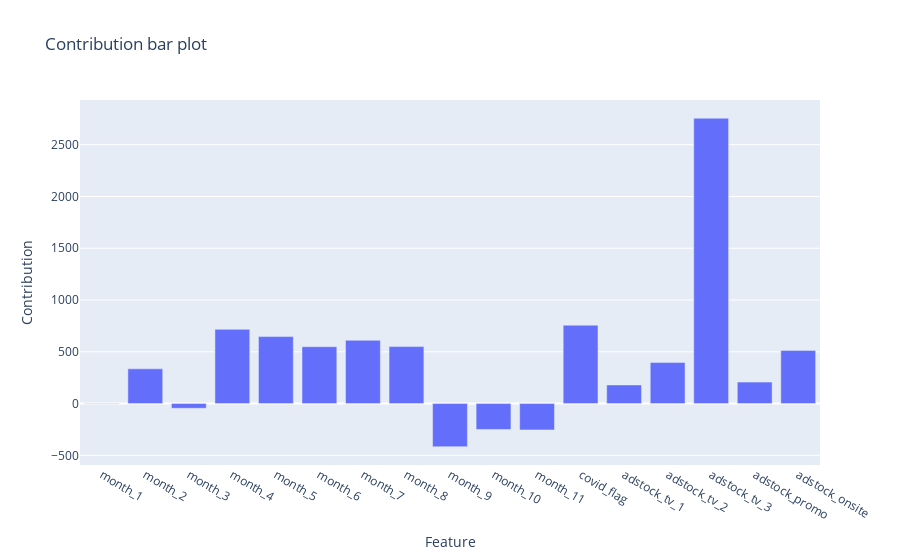

Notebook code for this chart:
### Code cell
px.bar(
        y=lr.coef_,
        x=X_train.columns,
        title='Contribution bar plot',
        labels={
            "x": "Feature",
            "y": "Contribution"
        }
)

### Figure 1 — Plotly figure (JSON) as saved in the notebook; plotly's stock layout.template omitted (floating-point values rounded to 4 significant figures)
{"data": [{"alignmentgroup": "True", "hovertemplate": "Feature=%{x}<br>Contribution=%{y}<extra></extra>", "legendgroup": "", "marker": {"color": "#636efa", "pattern": {"shape": ""}}, "name": "", "offsetgroup": "", "orientation": "v", "showlegend": false, "textposition": "auto", "type": "bar", "x": ["month_1", "month_2", "month_3", "month_4", "month_5", "month_6", "month_7", "month_8", "month_9", "month_10", "month_11", "covid_flag", "adstock_tv_1", "adstock_tv_2", "adstock_tv_3", "adstock_promo", "adstock_onsite"], "xaxis": "x", "y": [-1.404, 335.4, -45.53, 717.1, 646.6, 549.2, 611.0, 550.1, -417.2, -250.2, -254.6, 757.1, 179.7, 396.1, 2756.0, 207.3, 513.7], "yaxis": "y"}], "layout": {"barmode": "relative", "legend": {"tracegroupgap": 0}, "title": {"text": "Contribution bar plot"}, "xaxis": {"anchor": "y", "domain": [0, 1], "title": {"text": "Feature"}}, "yaxis": {"anchor": "x", "domain": [0, 1], "title": {"text": "Contribution"}}}}
